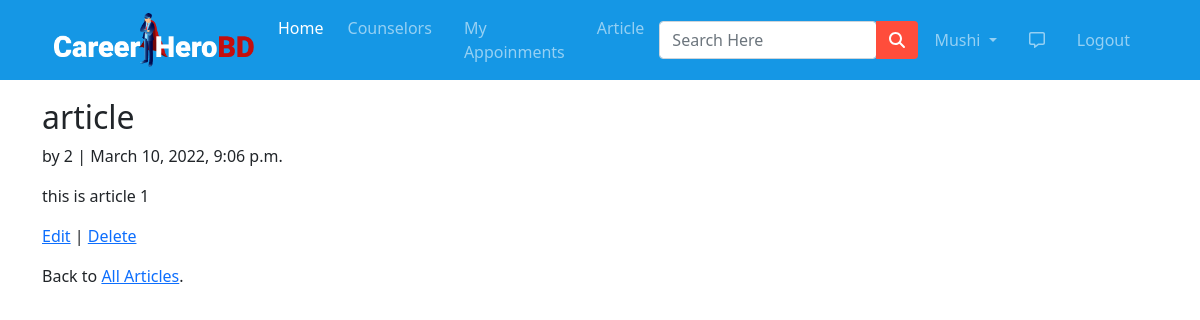
Screenshot of /article_detail/4/ (signed in) with the database file from the repository.
### app/models.py (models this page shows, shortened)
class User(AbstractUser):
  is_counselor= models.BooleanField(default=False)
  is_student = models.BooleanField(default=False)

class Article(models.Model):
  author = models.ForeignKey(Counselor,on_delete=models.CASCADE)
  title = models.CharField(max_length=70)
  body = models.TextField()
  date = models.DateTimeField(auto_now_add=True)

class Counselor(models.Model):
  user = models.ForeignKey(settings.AUTH_USER_MODEL,on_delete=models.CASCADE)
  name=models.CharField(max_length=30,blank=True,null=True)
  email = models.EmailField(max_length=40,blank=True,null=True)
  mobile = models.IntegerField(blank=True,null=True)
  image = models.ImageField(upload_to='images/',null=True,blank=True)
  designation = models.CharField(max_length=30,blank=True,null=True)
  institute = models.CharField(max_length=30,blank=True,null=True)
  category = models.CharField(max_length=50,choices=CATEGORIES,null=True,blank=True)
  address = models.CharField(max_length=100,blank=True,null=True)
  counselling_experience = models.IntegerField(blank=True,null=True)
  description = models.TextField(max_length=2000,blank=True,null=True)
  per_session_fee = models.IntegerField(blank=True,null=True)
  def __str__(self):
    return str(self.id)

### app/views.py (the view)
# urls.py: path('article_detail/<int:pk>/',ArticleDetailView.as_view(), name='article_detail'),
class ArticleDetailView(LoginRequiredMixin,DetailView):
  model = Article
  template_name = 'app/article_detail.html'
  login_url = 'login'

### app/templates/app/article_detail.html (shortened to what this page needs)
{% extends 'app/base.html' %}
{% load crispy_forms_tags %}
{% block main-content %}
<div class="container my-5" style="padding-top: 50px;">
  <div class="row">
    <div class="col-md-8">
      <div class="article-entry">
        <h2>{{ object.title }}</h2>
        <p>by {{ object.author }} | {{ object.date }}</p>
        <p>{{ object.body }}</p>
      </div>
      <p><a href="{% url 'article_edit' article.pk %}">Edit</a> |
        <a href="{% url 'article_delete' article.pk %}">Delete</a>
      </p>
      <p>Back to <a href="{% url 'article_list' %}">All Articles</a>.</p>
    </div>
  </div>
</div>
{% endblock main-content %}

### app/templates/app/base.html (shortened to what this page needs)
<!DOCTYPE html>
{% load static %}
<html lang="en">
<head>
  <link rel="stylesheet" href="{% static 'app/css/style.css' %}">
  <link href="https://cdn.jsdelivr.net/npm/bootstrap@5.0.0-beta1/dist/css/bootstrap.min.css" rel="stylesheet"
>
  <link rel="stylesheet" href="https://stackpath.bootstrapcdn.com/font-awesome/4.7.0/css/font-awesome.min.css">
  <link rel="stylesheet" href="{% static 'app/css/owl.carousel.min.css' %}">
  <link rel="stylesheet" href="{% static 'app/css/all.min.css' %}">
  <link rel="stylesheet" href="https://cdnjs.cloudflare.com/ajax/libs/animate.css/3.7.2/animate.css">
</head>
<body>
  <div class="row">
    <div class="col-sm-12 col-md-12 col-lg-12">
      <nav id="nav" class="navbar navbar-expand-lg navbar-dark  fixed-top" style="background-color: #1597E5;">
        <div class="container">
          <a class="navbar-brand" href="/" ><img src="{% static 'images/nav/logo.png' %}" alt="" style="width: 200px;"></a>
          <div class="collapse navbar-collapse" id="navbarSupportedContent">
            <ul class="navbar-nav me-auto mb-2 mb-lg-0">
              <li class="nav-item">
                <a class="nav-link active" aria-current="page" href="/">Home</a>
              </li>
              <li class="nav-item mx-2">
                <a href="{% url 'counselor' %}" class="nav-link">Counselors</a>
              </li>
              {% if request.user.is_authenticated %}
              <li class="nav-item mx-2">
                <a href="{% url 'appoinment' %}" class="nav-link">My Appoinments</a>
              </li>
              {% endif %}
              <li class="nav-item mx-2">
                <a href="{% url 'article_list' %}" class="nav-link">Article</a>
              </li>
            </ul>
            <form class="d-flex input-group w-auto" method="POST" action="">
              <input type="search" class="form-control rounded" name="q" placeholder="Search Here" aria-label="Search"
                aria-describedby="search-addon" />
              <button type="submit" class="btn" style="background-color:#FF4D3B;"><i class="fas fa-search"
                  style="color: white;"></i></button>
            </form>
            <div>
              <ul class="navbar-nav me-auto mb-2 mb-lg-0">
                {% if request.user.is_authenticated %}
                <li class="nav-item dropdown mx-2">
                  <a class="nav-link dropdown-toggle" href="#" id="profileDropdown" role="button"
                    data-bs-toggle="dropdown" aria-expanded="false">
                    {{request.user.username|capfirst}}
                  </a>
                </li>
                <li class="nav-item mx-2">
                  <a href="" class="nav-link"><i class="far fa-comment-alt "></i></a>
                </li>
                <li class="nav-item mx-2">
                  <a href="{% url 'logout' %}" class="nav-link">Logout</a>
                </li>
                {% endif %}
              </ul>
            </div>
          </div>
        </div>
      </nav>
    </div>
  </div>
  {% block main-content %}
  {% endblock main-content %}
</body>
</html>

### rows the page displays
User: user.username "Mushi"
Article: title "article", author "2", date "March 10, 2022, 9:06 p.m.", body "this is article 1"
